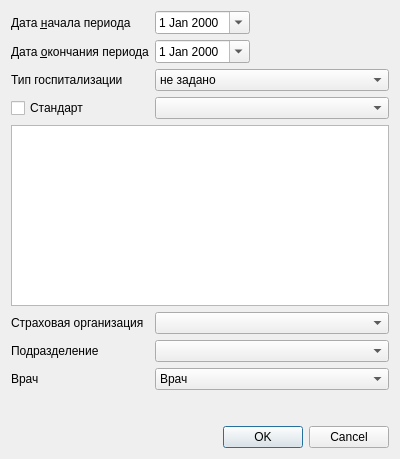
<?xml version="1.0" encoding="UTF-8"?>
<ui version="4.0">
 <class>ReportStandart</class>
 <widget class="QDialog" name="ReportStandart">
  <property name="geometry">
   <rect>
    <x>0</x>
    <y>0</y>
    <width>400</width>
    <height>459</height>
   </rect>
  </property>
  <property name="windowTitle">
   <string>Dialog</string>
  </property>
  <layout class="QGridLayout" name="gridLayout">
   <item row="1" column="2">
    <widget class="CDateEdit" name="edtEndDate">
     <property name="calendarPopup">
      <bool>true</bool>
     </property>
    </widget>
   </item>
   <item row="11" column="0" colspan="6">
    <widget class="QDialogButtonBox" name="buttonBox">
     <property name="orientation">
      <enum>Qt::Horizontal</enum>
     </property>
     <property name="standardButtons">
      <set>QDialogButtonBox::Cancel|QDialogButtonBox::Ok</set>
     </property>
    </widget>
   </item>
   <item row="1" column="0" colspan="2">
    <widget class="QLabel" name="lblEndDate">
     <property name="text">
      <string>Дата &amp;окончания периода</string>
     </property>
     <property name="buddy">
      <cstring>edtEndDate</cstring>
     </property>
    </widget>
   </item>
   <item row="2" column="0" colspan="2">
    <widget class="QLabel" name="label_2">
     <property name="text">
      <string>Тип госпитализации</string>
     </property>
    </widget>
   </item>
   <item row="0" column="2">
    <widget class="CDateEdit" name="edtBegDate">
     <property name="calendarPopup">
      <bool>true</bool>
     </property>
    </widget>
   </item>
   <item row="0" column="0" colspan="2">
    <widget class="QLabel" name="lblBegDate">
     <property name="text">
      <string>Дата &amp;начала периода</string>
     </property>
     <property name="buddy">
      <cstring>edtBegDate</cstring>
     </property>
    </widget>
   </item>
   <item row="2" column="2" colspan="4">
    <widget class="QComboBox" name="cmbHospitalization">
     <item>
      <property name="text">
       <string>не задано</string>
      </property>
     </item>
     <item>
      <property name="text">
       <string>Круглосуточная</string>
      </property>
     </item>
     <item>
      <property name="text">
       <string>Дневная</string>
      </property>
     </item>
    </widget>
   </item>
   <item row="7" column="2" colspan="4">
    <widget class="COrgStructureComboBox" name="cmbOrgStructure"/>
   </item>
   <item row="7" column="0" colspan="2">
    <widget class="QLabel" name="lblOrgStructure">
     <property name="text">
      <string>Подразделение</string>
     </property>
    </widget>
   </item>
   <item row="6" column="2" colspan="4">
    <widget class="CInsurerComboBox" name="cmbInsurerFilterDialog"/>
   </item>
   <item row="6" column="0" colspan="2">
    <widget class="QLabel" name="label">
     <property name="text">
      <string>Страховая организация</string>
     </property>
    </widget>
   </item>
   <item row="4" column="2" colspan="4">
    <widget class="CMESComboBox" name="cmbStandart">
     <property name="sizePolicy">
      <sizepolicy hsizetype="Preferred" vsizetype="Fixed">
       <horstretch>0</horstretch>
       <verstretch>0</verstretch>
      </sizepolicy>
     </property>
    </widget>
   </item>
   <item row="8" column="0" colspan="2">
    <widget class="QLabel" name="lblPerson">
     <property name="text">
      <string>Врач</string>
     </property>
    </widget>
   </item>
   <item row="8" column="2" colspan="4">
    <widget class="CPersonComboBoxEx" name="cmbPerson">
     <item>
      <property name="text">
       <string>Врач</string>
      </property>
     </item>
    </widget>
   </item>
   <item row="4" column="0" colspan="2">
    <widget class="QCheckBox" name="chkStandart">
     <property name="text">
      <string>Стандарт</string>
     </property>
    </widget>
   </item>
   <item row="5" column="0" colspan="6">
    <widget class="CRBListBox" name="lstStandart"/>
   </item>
   <item row="10" column="0">
    <spacer name="verticalSpacer">
     <property name="orientation">
      <enum>Qt::Vertical</enum>
     </property>
     <property name="sizeHint" stdset="0">
      <size>
       <width>20</width>
       <height>40</height>
      </size>
     </property>
    </spacer>
   </item>
  </layout>
 </widget>
 <customwidgets>
  <customwidget>
   <class>CDateEdit</class>
   <extends>QDateEdit</extends>
   <header>library/DateEdit</header>
  </customwidget>
  <customwidget>
   <class>CPersonComboBoxEx</class>
   <extends>QComboBox</extends>
   <header>Orgs/PersonComboBoxEx.h</header>
  </customwidget>
  <customwidget>
   <class>COrgStructureComboBox</class>
   <extends>QComboBox</extends>
   <header>Orgs/OrgStructComboBoxes.h</header>
  </customwidget>
  <customwidget>
   <class>CInsurerComboBox</class>
   <extends>QComboBox</extends>
   <header>Orgs/OrgComboBox.h</header>
  </customwidget>
  <customwidget>
   <class>CMESComboBox</class>
   <extends>QComboBox</extends>
   <header>library/MES/MESComboBox.h</header>
  </customwidget>
  <customwidget>
   <class>CRBListBox</class>
   <extends>QListView</extends>
   <header>library/RBListBox.h</header>
  </customwidget>
 </customwidgets>
 <resources/>
 <connections>
  <connection>
   <sender>buttonBox</sender>
   <signal>accepted()</signal>
   <receiver>ReportStandart</receiver>
   <slot>accept()</slot>
   <hints>
    <hint type="sourcelabel">
     <x>248</x>
     <y>254</y>
    </hint>
    <hint type="destinationlabel">
     <x>157</x>
     <y>274</y>
    </hint>
   </hints>
  </connection>
  <connection>
   <sender>buttonBox</sender>
   <signal>rejected()</signal>
   <receiver>ReportStandart</receiver>
   <slot>reject()</slot>
   <hints>
    <hint type="sourcelabel">
     <x>316</x>
     <y>260</y>
    </hint>
    <hint type="destinationlabel">
     <x>286</x>
     <y>274</y>
    </hint>
   </hints>
  </connection>
 </connections>
</ui>
